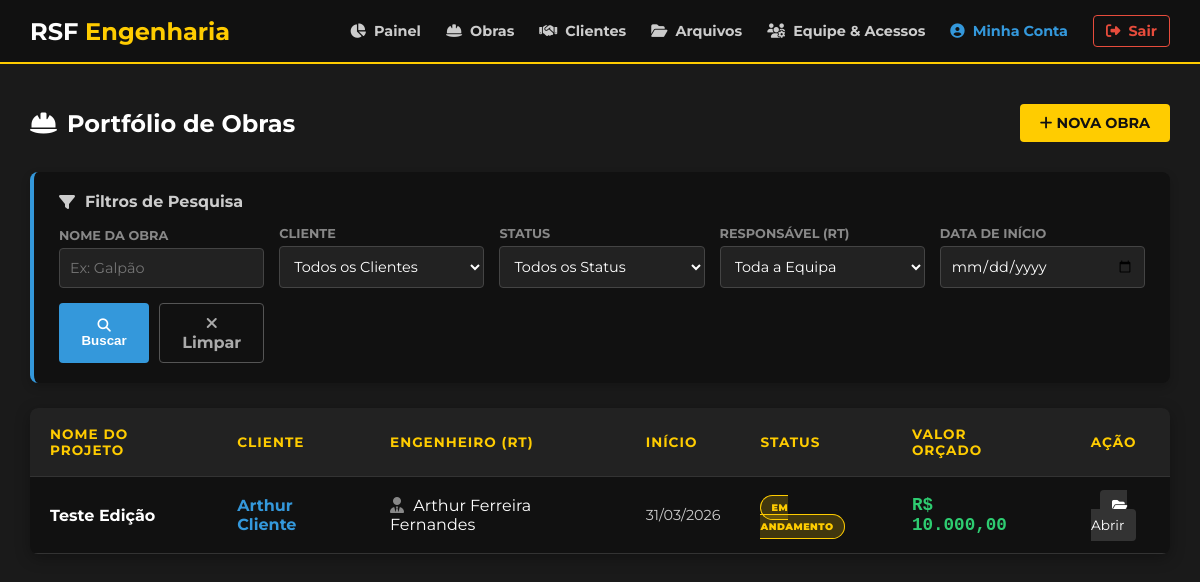
Page /portal/lista_projetos.php (signed in) on the committed database.
### tables this page shows
CREATE TABLE `projetos` (
  `id` int(11) NOT NULL,
  `nome` varchar(150) NOT NULL,
  `engenheiro_responsavel` varchar(100) NOT NULL,
  `cliente_id` int(11) DEFAULT NULL,
  `valor` decimal(15,2) NOT NULL,
  `descricao` text DEFAULT NULL,
  `endereco` varchar(255) NOT NULL,
  `data_inicio` date NOT NULL,
  `status` enum('Em Orçamento','Em Andamento','Pausado','Concluído') DEFAULT 'Em Andamento',
  `criado_em` timestamp NOT NULL DEFAULT current_timestamp()
);

CREATE TABLE `clientes` (
  `id` int(11) NOT NULL,
  `nome` varchar(255) NOT NULL,
  `documento` varchar(20) DEFAULT NULL,
  `telefone` varchar(20) DEFAULT NULL,
  `email` varchar(255) DEFAULT NULL,
  `status` enum('Ativo','Arquivado') DEFAULT 'Ativo',
  `criado_em` timestamp NOT NULL DEFAULT current_timestamp()
);

CREATE TABLE `usuarios` (
  `id` int(11) NOT NULL,
  `nome` varchar(100) NOT NULL,
  `email` varchar(100) NOT NULL,
  `telefone` varchar(20) DEFAULT NULL,
  `senha_hash` varchar(255) NOT NULL,
  `nivel_acesso` enum('admin','comum') DEFAULT 'comum',
  `status` enum('Ativo','Inativo') DEFAULT 'Ativo',
  `criado_em` timestamp NOT NULL DEFAULT current_timestamp()
);

### portal/lista_projetos.php (the view, shortened to what this page needs)
<?php
require_once 'scripts/conexao.php';
$filtro_nome = $_GET['nome_projeto'] ?? '';
$filtro_data = $_GET['data_inicio'] ?? '';
$sql = "SELECT p.id, p.nome, p.valor, p.status, p.data_inicio,
               u.nome AS engenheiro_nome,
               c.nome AS cliente_nome
        FROM projetos p
        LEFT JOIN usuarios u ON p.engenheiro_responsavel = u.id
        LEFT JOIN clientes c ON p.cliente_id = c.id
        WHERE 1=1";
$parametros = [];
$sql .= " ORDER BY p.id DESC";
$projetos = [];
try {
    $stmt = $pdo->prepare($sql);
    $stmt->execute($parametros);
    $projetos = $stmt->fetchAll();
} catch (PDOException $e) {
    die("Erro ao carregar a lista de projetos.");
}
function getStatusClass($status) {
    switch ($status) {
        case 'Em Andamento': return 'status-andamento';
    }
}
?>
<!DOCTYPE html>
<html lang="pt-BR">
<head>
    <link rel="stylesheet" href="https://cdnjs.cloudflare.com/ajax/libs/font-awesome/6.4.0/css/all.min.css">
    <link rel="stylesheet" href="../styles/lista_projetos.css">
</head>
<body>
    <?php include 'header.php'; ?>
    <main class="container">
        <div class="header-acoes">
            <h2><i class="fas fa-hard-hat"></i> Portfólio de Obras</h2>
            <a href="cadastrar_projeto.php" class="btn-novo"><i class="fas fa-plus"></i> Nova Obra</a>
        </div>
        <div class="filtros-card">
            <h3><i class="fas fa-filter"></i> Filtros de Pesquisa</h3>
            <form method="GET" action="lista_projetos.php" class="filtros-grid">
                <div class="filtro-group">
                    <label>Nome da Obra</label>
                    <input type="text" name="nome_projeto" placeholder="Ex: Galpão" value="<?= htmlspecialchars($filtro_nome) ?>">
                </div>
                <div class="filtro-group">
                    <label>Cliente</label>
                    <select name="cliente_id">
                        <option value="">Todos os Clientes</option>
                    </select>
                </div>
                <div class="filtro-group">
                    <label>Status</label>
                    <select name="status">
                        <option value="">Todos os Status</option>
                    </select>
                </div>
                <div class="filtro-group">
                    <label>Responsável (RT)</label>
                    <select name="engenheiro_id">
                        <option value="">Toda a Equipa</option>
                    </select>
                </div>
                <div class="filtro-group">
                    <label>Data de Início</label>
                    <input type="date" name="data_inicio" value="<?= htmlspecialchars($filtro_data) ?>">
                </div>
                <div class="filtros-acoes">
                    <button type="submit" class="btn-filtrar"><i class="fas fa-search"></i> Buscar</button>
                    <a href="lista_projetos.php" class="btn-limpar"><i class="fas fa-times"></i> Limpar</a>
                </div>
            </form>
        </div>
        <div class="table-wrapper">
            <table>
                <thead>
                    <tr>
                        <th>Nome do Projeto</th>
                        <th>Cliente</th>
                        <th>Engenheiro (RT)</th>
                        <th>Início</th>
                        <th>Status</th>
                        <th>Valor Orçado</th>
                        <th style="text-align: center;">Ação</th>
                    </tr>
                </thead>
                <tbody>
                    <?php if (empty($projetos)): ?>
                        <tr>
                            <td colspan="7" style="text-align: center; color: #888; padding: 30px;">
                                <i class="fas fa-search-minus fa-2x" style="margin-bottom: 10px; display: block;"></i>
                                Nenhuma obra encontrada com estes filtros.
                            </td>
                        </tr>
                    <?php else: ?>
                        <?php foreach ($projetos as $proj): ?>
                            <tr class="linha-clicavel" onclick="window.location='detalhes_projeto.php?id=<?= $proj['id'] ?>'">
                                <td class="nome-projeto" style="font-weight: bold; font-size: 1.0rem;">
                                    <?= htmlspecialchars($proj['nome']) ?>
                                </td>
                                <td style="color: #3498db; font-weight: bold;">
                                    <?= htmlspecialchars($proj['cliente_nome'] ?? '--') ?>
                                </td>
                                <td><i class="fas fa-user-tie" style="color:#888; margin-right:5px;"></i> <?= htmlspecialchars($proj['engenheiro_nome'] ?? 'Não Atribuído') ?></td>
                                <td style="font-size: 0.9rem; color: #ccc;"><?= date('d/m/Y', strtotime($proj['data_inicio'])) ?></td>
                                <td>
                                    <span class="badge-status <?= getStatusClass($proj['status']) ?>">
                                        <?= htmlspecialchars($proj['status']) ?>
                                    </span>
                                </td>
                                <td class="valor-obra">R$ <?= number_format($proj['valor'], 2, ',', '.') ?></td>
                                <td style="text-align: center;">
                                    <span class="btn-detalhes"><i class="fas fa-folder-open"></i> Abrir</span>
                                </td>
                            </tr>
                        <?php endforeach; ?>
                    <?php endif; ?>
                </tbody>
            </table>
        </div>
    </main>
</body>
</html>

### styles/lista_projetos.css (style rules this page uses)
:root { --primary-yellow: #FFCC00; --dark-bg: #1A1A1A; --darker-bg: #111111; }
body { margin: 0; font-family: 'Montserrat', sans-serif; background-color: var(--dark-bg); color: #fff; }
.container { padding: 40px 30px; max-width: 1200px; margin: 0 auto; }
.header-acoes { display: flex; justify-content: space-between; align-items: center; margin-bottom: 30px; }
.header-acoes h2 { margin: 0; display: flex; align-items: center; gap: 10px; }
.btn-novo { background-color: var(--primary-yellow); color: #111; text-decoration: none; padding: 10px 20px; border-radius: 4px; font-weight: 700; transition: 0.3s; text-transform: uppercase; font-size: 0.9rem; }
.table-wrapper { background-color: var(--darker-bg); border-radius: 8px; box-shadow: 0 4px 15px rgba(0,0,0,0.3); overflow-x: auto; }
table { width: 100%; border-collapse: collapse; text-align: left; }
th, td { padding: 18px 20px; border-bottom: 1px solid #333; }
th { background-color: #222; color: var(--primary-yellow); text-transform: uppercase; font-size: 0.85rem; letter-spacing: 1px; }
tr.linha-clicavel { cursor: pointer; transition: background-color 0.2s; }
.nome-projeto { font-weight: 700; font-size: 1.05rem; color: #fff; }
.valor-obra { font-family: monospace; font-size: 1.1rem; color: #2ecc71; font-weight: bold; }
.badge-status { padding: 6px 10px; border-radius: 20px; font-size: 0.6rem; font-weight: 900; text-transform: uppercase; letter-spacing: 0.5px; }
.status-andamento { background-color: rgba(255, 204, 0, 0.2); color: var(--primary-yellow); border: 1px solid var(--primary-yellow); }
.btn-detalhes { color: #fff; background-color: #333; padding: 8px 12px; border-radius: 4px; font-size: 0.85rem; text-decoration: none; transition: 0.3s; }
.filtros-card { background-color: var(--darker-bg); padding: 20px 25px; border-radius: 8px; margin-bottom: 25px; border-left: 4px solid #3498db; box-shadow: 0 4px 10px rgba(0,0,0,0.2); }
.filtros-card h3 { margin-top: 0; margin-bottom: 15px; color: #ccc; font-size: 1rem; display: flex; align-items: center; gap: 10px; }
.filtros-grid { display: grid; grid-template-columns: repeat(auto-fit, minmax(200px, 1fr)); gap: 15px; align-items: end; }
.filtro-group { display: flex; flex-direction: column; gap: 5px; }
.filtro-group label { font-size: 0.8rem; color: #888; font-weight: bold; text-transform: uppercase; }
.filtro-group input, .filtro-group select { padding: 10px; background-color: #222; border: 1px solid #444; border-radius: 4px; color: #fff; font-family: 'Montserrat', sans-serif; font-size: 0.9rem; }
.filtros-acoes { display: flex; gap: 10px; }
.btn-filtrar { background-color: #3498db; color: #fff; border: none; padding: 10px 15px; border-radius: 4px; font-weight: bold; cursor: pointer; transition: 0.3s; flex-grow: 1; }
.btn-limpar { background-color: transparent; color: #aaa; border: 1px solid #555; padding: 10px 15px; border-radius: 4px; text-decoration: none; font-weight: bold; text-align: center; transition: 0.3s; }

### rows in the picture
projetos: nome "Teste Edição", cliente.nome "Arthur Cliente", usuarios.nome "Arthur Ferreira Fernandes", data_inicio "31/03/2026", status "EM ANDAMENTO", valor "10.000,00"
